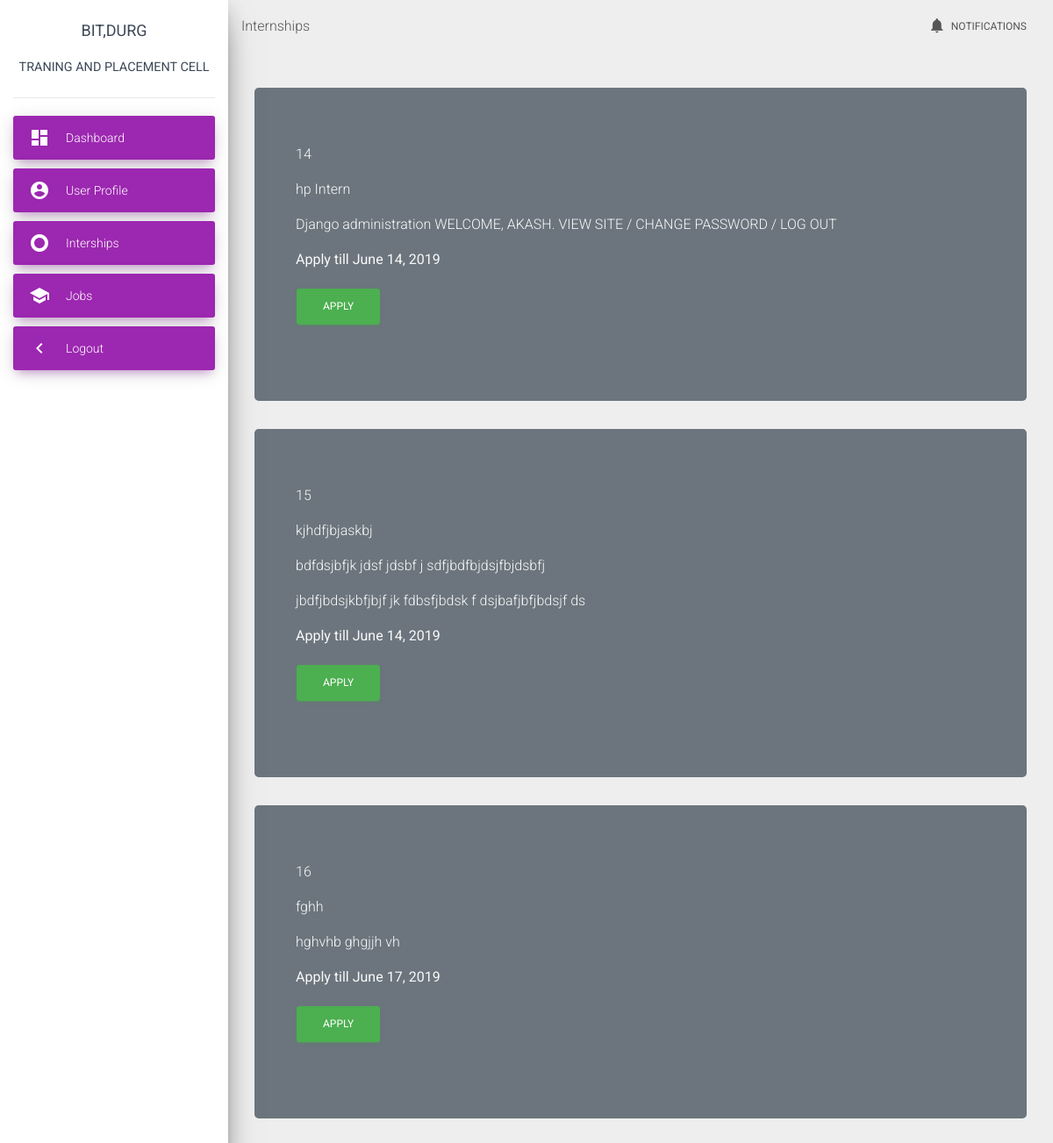
The app's page /internships/ (signed in) with its own data.
### student/models.py (models this page shows, shortened)
class Internship(models.Model):
    head          = models.CharField(max_length=100,null=True)
    body          = models.TextField(max_length=10000,null=True)
    starting_date = models.DateField(default=datetime.date.today,null=True)
    ending_date   = models.DateField(default=datetime.date.today,null=True)

### student/views.py (the view, shortened to what this page needs)
# urls.py: path('internships/', internships , name='internships' ),
@login_required
def internships(request):
    applied=0
    intern_object=Internship.objects.all()
    return render(request, 'user/internships.html',{'i':intern_object,'applied':applied})

### student/templates/user/internships.html (shortened to what this page needs)
{% extends 'index.html' %}
{% block head %}Internships{% endblock %}
{% load crispy_forms_tags %}
{% block content %}
{% for a in i %}
<div class="jumbotron bg-secondary text-light ">
	<div class="container">
		<p>{{a.id}}</p>
		<p>{{a.head|safe|escape }}</p>
		<p>{{a.body|safe|escape }}</p>
		<p><strong>Apply till {{a.ending_date}}</strong></p>
		<form method="post">
			<button class="btn btn-success" type="submit" name="submit">Apply</button>
		</form>
	</div>
</div>
{% endfor %}
{% endblock %}

### records on screen
Internship: id "14", head "hp Intern", body "Django administration WELCOME, AKASH. VIEW SITE / CHANGE PASSWORD / LOG OUT", ending_date "June 14, 2019"
Internship: id "15", head "kjhdfjbjaskbj", body "bdfdsjbfjk jdsf jdsbf j sdfjbdfbjdsjfbjdsbfj jbdfjbdsjkbfjbjf jk fdbsfjbdsk f dsjbafjbfjbdsjf ds", ending_date "June 14, 2019"
Internship: id "16", head "fghh", body "hghvhb ghgjjh vh", ending_date "June 17, 2019"
